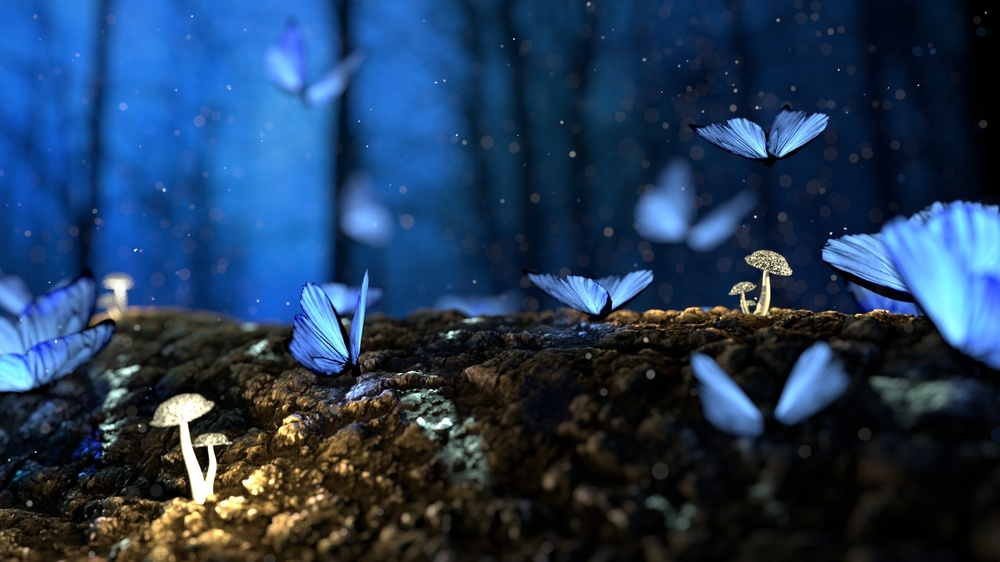
#> input picture practice/P5_DCT/close-up-of-leaf-326055.jpg, 1000 x 562 px, shrunk from 3840 x 2160 before the run
$ python dct.py
#> lines starting #> are read from the running program, lines starting #| are printed output that depends on the picture
import numpy as np
import matplotlib.pyplot as plt
import cv2
from scipy.fftpack import dct, idct

def dct_2d(img):
    return dct(dct(img.T, norm='ortho').T, norm='ortho')

def idct_2d(img):
    return idct(idct(img.T, norm='ortho').T, norm='ortho')

def main():
    img = cv2.imread("close-up-of-leaf-326055.jpg", 0)
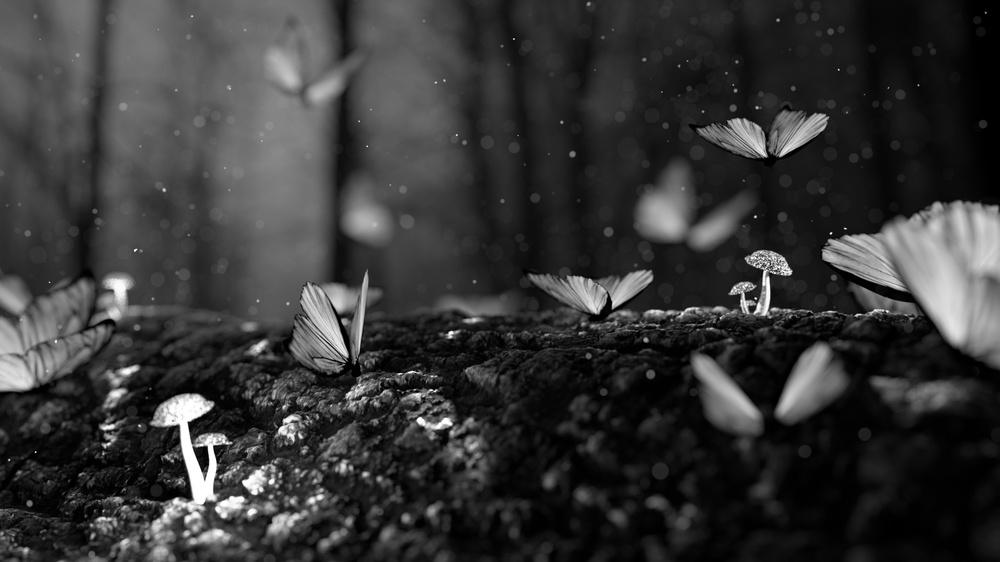
#> img: shape (562, 1000); min 0, max 255, mean 54.5
    img2 = np.copy(img)

    plt.imshow(img2, cmap='gray')
    plt.title('Original Image')
    plt.show()
    cv2.imwrite('img-1.jpg', img2)

    dct_img = dct_2d(img2)
    plt.imshow(dct_img, cmap='gray')
    plt.title('DCT Image')
    plt.show()
    cv2.imwrite('img-2.jpg', dct_img)
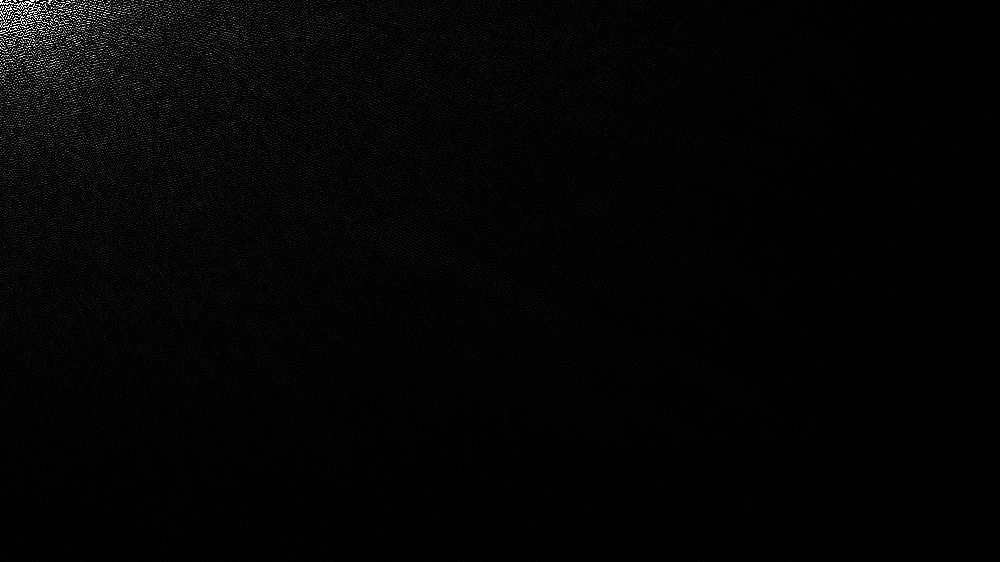
#> saved as img-2.jpg: shape (562, 1000); min 0, max 255, mean 4.1

    idct_img = idct_2d(dct_img)
    plt.imshow(idct_img, cmap='gray')
    plt.title('IDCT Image')
    plt.show()
    cv2.imwrite('img-3.jpg', idct_img)

if __name__ == '__main__':
    main()
